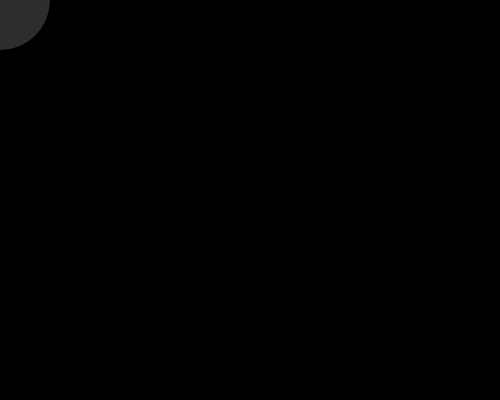
Frame 1 (no input)
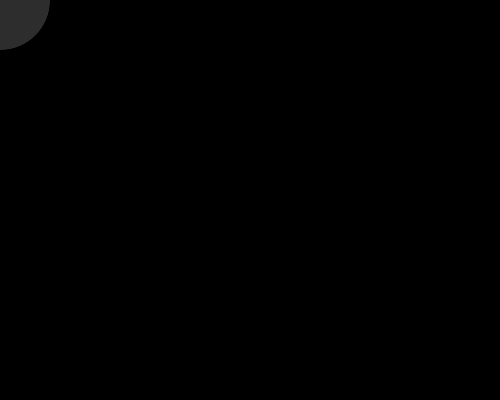
Frame 60 (the mouse pressed at the canvas centre just before this capture)
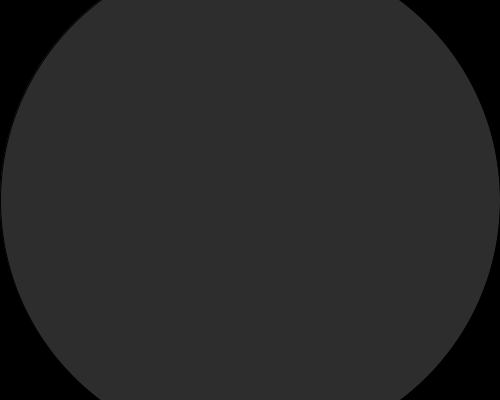
Frame 120 (the mouse held since frame 60 and released just before this capture)

The Processing sketch that drew these frames (run headless with seeded random() and noise(); from frame 60 on, the mouse is pressed at the canvas centre):

// Processing sketch: Global_Variables_2_11
// ── Global_Variables_2_11.pde
//Global Variables Example 2.11
//declare otside of functions at the top of the file 
//a global variable that runs lifttime


int diameter =100 ;  //create a new global variable

void setup(){
 size(500,400);
 background(0);
 stroke(0);
 fill(45,45,45);

}


void draw(){

 if (mousePressed){
  diameter = diameter-10;
  background(0);
 
 }
 ellipse(mouseX , mouseY , diameter, diameter);


}
